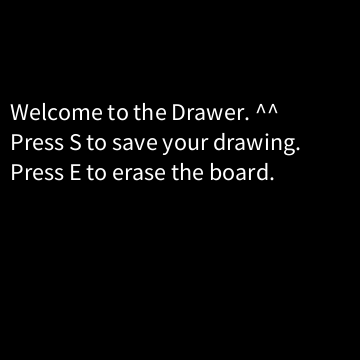
Frame 1 (no input)
Frame 60 (the mouse pressed at the canvas centre just before this capture): identical to frame 1, image omitted
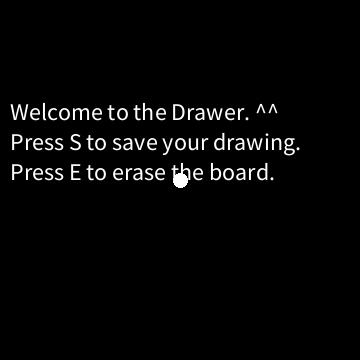
Frame 120 (the mouse held since frame 60 and released just before this capture)

The Processing sketch that drew these frames (run headless with seeded random() and noise(); from frame 60 on, the mouse is pressed at the canvas centre):

// Processing sketch: processing_126475
// ── processing_126475.pde

void setup(){
  size(360,360);
  background(0);
  fill(255);
  textSize(24);
  text("Welcome to the Drawer. ^^",10,120);
  text("Press S to save your drawing.",10,150);
  text("Press E to erase the board.",10,180);
  
}

void draw(){
  if(mousePressed == true){
    stroke(255);
    strokeWeight(14);
    point(mouseX,mouseY);
  }
  if(keyPressed == true){
    if(key == 's'){
      save("Sketch.png");
    }
    if(key == 'e'){
      background(0);
    }
  }
}
